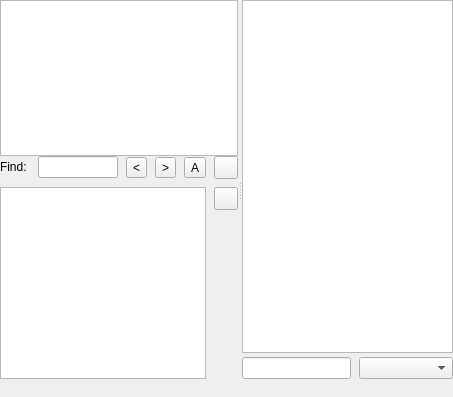
<?xml version="1.0" encoding="UTF-8"?>
<ui version="4.0">
 <class>UIHubFrame</class>
 <widget class="QWidget" name="UIHubFrame">
  <property name="geometry">
   <rect>
    <x>0</x>
    <y>0</y>
    <width>453</width>
    <height>397</height>
   </rect>
  </property>
  <property name="windowTitle">
   <string notr="true"/>
  </property>
  <layout class="QVBoxLayout" name="verticalLayout_4">
   <property name="spacing">
    <number>4</number>
   </property>
   <property name="leftMargin">
    <number>0</number>
   </property>
   <property name="topMargin">
    <number>0</number>
   </property>
   <property name="rightMargin">
    <number>0</number>
   </property>
   <property name="bottomMargin">
    <number>0</number>
   </property>
   <item>
    <widget class="QSplitter" name="splitter_2">
     <property name="sizePolicy">
      <sizepolicy hsizetype="Expanding" vsizetype="Expanding">
       <horstretch>0</horstretch>
       <verstretch>0</verstretch>
      </sizepolicy>
     </property>
     <property name="orientation">
      <enum>Qt::Horizontal</enum>
     </property>
     <widget class="QWidget" name="layoutWidget">
      <layout class="QVBoxLayout" name="verticalLayout_3">
       <property name="spacing">
        <number>4</number>
       </property>
       <property name="leftMargin">
        <number>0</number>
       </property>
       <property name="topMargin">
        <number>0</number>
       </property>
       <property name="rightMargin">
        <number>0</number>
       </property>
       <property name="bottomMargin">
        <number>0</number>
       </property>
       <item>
         <layout class="QVBoxLayout" name="verticalLayout">
         <property name="spacing">
          <number>0</number>
         </property>
         <property name="topMargin">
          <number>0</number>
         </property>
         <property name="bottomMargin">
          <number>0</number>
         </property>
         <item>
          <widget class="QTextEdit" name="textEdit_CHAT">
           <property name="focusPolicy">
            <enum>Qt::ClickFocus</enum>
           </property>
           <property name="contextMenuPolicy">
            <enum>Qt::CustomContextMenu</enum>
           </property>
           <property name="acceptDrops">
            <bool>false</bool>
           </property>
           <property name="undoRedoEnabled">
            <bool>false</bool>
           </property>
           <property name="html">
            <string notr="true">&lt;!DOCTYPE HTML PUBLIC &quot;-//W3C//DTD HTML 4.0//EN&quot; &quot;http://www.w3.org/TR/REC-html40/strict.dtd&quot;&gt;
&lt;html&gt;&lt;head&gt;&lt;meta name=&quot;qrichtext&quot; content=&quot;1&quot; /&gt;&lt;style type=&quot;text/css&quot;&gt;
p, li { white-space: pre-wrap; }
&lt;/style&gt;&lt;/head&gt;&lt;body style=&quot; font-family:'Noto Sans'; font-size:10pt; font-weight:400; font-style:normal;&quot;&gt;
&lt;p style=&quot;-qt-paragraph-type:empty; margin-top:0px; margin-bottom:0px; margin-left:0px; margin-right:0px; -qt-block-indent:0; text-indent:0px;&quot;&gt;&lt;br /&gt;&lt;/p&gt;&lt;/body&gt;&lt;/html&gt;</string>
           </property>
          </widget>
         </item>
         <item>
          <widget class="QFrame" name="searchFrame">
           <property name="sizePolicy">
            <sizepolicy hsizetype="Preferred" vsizetype="Preferred">
             <horstretch>0</horstretch>
             <verstretch>0</verstretch>
            </sizepolicy>
           </property>
           <property name="frameShape">
            <enum>QFrame::NoFrame</enum>
           </property>
           <property name="frameShadow">
            <enum>QFrame::Plain</enum>
           </property>
           <property name="lineWidth">
            <number>0</number>
           </property>
           <layout class="QHBoxLayout" name="horizontalLayout">
            <property name="spacing">
             <number>8</number>
            </property>
            <property name="leftMargin">
             <number>0</number>
            </property>
            <property name="topMargin">
             <number>0</number>
            </property>
            <property name="rightMargin">
             <number>0</number>
            </property>
            <property name="bottomMargin">
             <number>0</number>
            </property>
            <item alignment="Qt::AlignVCenter">
             <widget class="QLabel" name="label">
              <property name="text">
               <string>Find: </string>
              </property>
             </widget>
            </item>
            <item alignment="Qt::AlignVCenter">
             <widget class="LineEdit" name="lineEdit_FIND">
              <property name="alignment">
               <set>Qt::AlignLeading|Qt::AlignLeft|Qt::AlignVCenter</set>
              </property>
             </widget>
            </item>
            <item alignment="Qt::AlignVCenter">
             <widget class="QToolButton" name="toolButton_BACK">
              <property name="toolTip">
               <string>Previous (Shift+F3)</string>
              </property>
              <property name="text">
               <string notr="true">&lt;</string>
              </property>
              <property name="shortcut">
               <string>Shift+F3</string>
              </property>
             </widget>
            </item>
            <item alignment="Qt::AlignVCenter">
             <widget class="QToolButton" name="toolButton_FORWARD">
              <property name="toolTip">
               <string>Next (F3)</string>
              </property>
              <property name="text">
               <string notr="true">&gt;</string>
              </property>
              <property name="shortcut">
               <string>F3</string>
              </property>
             </widget>
            </item>
            <item alignment="Qt::AlignVCenter">
             <widget class="QToolButton" name="toolButton_ALL">
              <property name="toolTip">
               <string>Highlight all</string>
              </property>
              <property name="text">
               <string notr="true">A</string>
              </property>
              <property name="checkable">
               <bool>true</bool>
              </property>
              <property name="checked">
               <bool>false</bool>
              </property>
             </widget>
            </item>
            <item alignment="Qt::AlignVCenter">
             <widget class="QToolButton" name="toolButton_HIDE">
              <property name="toolTip">
               <string>Hide search panel (Ctrl+F)</string>
              </property>
              <property name="text">
               <string notr="true"/>
              </property>
             </widget>
            </item>
           </layout>
          </widget>
         </item>
        </layout>
       </item>
       <item>
        <widget class="QFrame" name="frame_SMILES">
         <property name="sizePolicy">
          <sizepolicy hsizetype="Preferred" vsizetype="Preferred">
           <horstretch>0</horstretch>
           <verstretch>0</verstretch>
          </sizepolicy>
         </property>
         <property name="frameShape">
          <enum>QFrame::StyledPanel</enum>
         </property>
         <property name="frameShadow">
          <enum>QFrame::Raised</enum>
         </property>
        </widget>
       </item>
       <item>
        <widget class="QFrame" name="frame_INPUT">
         <property name="sizePolicy">
          <sizepolicy hsizetype="Preferred" vsizetype="Preferred">
           <horstretch>0</horstretch>
           <verstretch>0</verstretch>
          </sizepolicy>
         </property>
         <property name="frameShape">
          <enum>QFrame::NoFrame</enum>
         </property>
         <property name="frameShadow">
          <enum>QFrame::Raised</enum>
         </property>
         <layout class="QGridLayout" name="gridLayout">
          <property name="horizontalSpacing">
           <number>8</number>
          </property>
          <property name="verticalSpacing">
           <number>0</number>
          </property>
          <property name="leftMargin">
           <number>0</number>
          </property>
          <property name="topMargin">
           <number>0</number>
          </property>
          <property name="rightMargin">
           <number>0</number>
          </property>
          <property name="bottomMargin">
           <number>0</number>
          </property>
          <item row="0" column="1" alignment="Qt::AlignTop">
           <widget class="QToolButton" name="toolButton_SMILE">
            <property name="text">
             <string notr="true"/>
            </property>
           </widget>
          </item>
          <item row="0" column="0">
           <widget class="ChatEdit" name="plainTextEdit_INPUT">
            <property name="sizePolicy">
             <sizepolicy hsizetype="Expanding" vsizetype="Fixed">
              <horstretch>1</horstretch>
              <verstretch>0</verstretch>
             </sizepolicy>
            </property>
           </widget>
          </item>
         </layout>
        </widget>
       </item>
      </layout>
     </widget>
     <widget class="QWidget" name="layoutWidget_1">
      <layout class="QVBoxLayout" name="verticalLayout_2">
       <property name="spacing">
        <number>4</number>
       </property>
       <property name="leftMargin">
        <number>0</number>
       </property>
       <property name="topMargin">
        <number>0</number>
       </property>
       <property name="rightMargin">
        <number>0</number>
       </property>
       <property name="bottomMargin">
        <number>0</number>
       </property>
       <item>
        <widget class="QTreeView" name="treeView_USERS">
         <property name="sizePolicy">
          <sizepolicy hsizetype="Preferred" vsizetype="Expanding">
           <horstretch>0</horstretch>
           <verstretch>0</verstretch>
          </sizepolicy>
         </property>
         <property name="editTriggers">
          <set>QAbstractItemView::NoEditTriggers</set>
         </property>
         <property name="showDropIndicator" stdset="0">
          <bool>false</bool>
         </property>
         <property name="alternatingRowColors">
          <bool>true</bool>
         </property>
         <property name="selectionMode">
          <enum>QAbstractItemView::ExtendedSelection</enum>
         </property>
         <property name="rootIsDecorated">
          <bool>false</bool>
         </property>
         <property name="uniformRowHeights">
          <bool>true</bool>
         </property>
         <property name="itemsExpandable">
          <bool>false</bool>
         </property>
         <property name="sortingEnabled">
          <bool>true</bool>
         </property>
         <property name="expandsOnDoubleClick">
          <bool>false</bool>
         </property>
        </widget>
       </item>
       <item>
        <layout class="QHBoxLayout" name="horizontalLayout_2">
         <property name="spacing">
          <number>8</number>
         </property>
         <item alignment="Qt::AlignVCenter">
          <widget class="LineEdit" name="lineEdit_FILTER">
           <property name="sizePolicy">
            <sizepolicy hsizetype="Expanding" vsizetype="Fixed">
             <horstretch>1</horstretch>
             <verstretch>0</verstretch>
            </sizepolicy>
           </property>
          </widget>
         </item>
         <item alignment="Qt::AlignVCenter">
          <widget class="QComboBox" name="comboBox_COLUMNS">
           <property name="sizePolicy">
            <sizepolicy hsizetype="Minimum" vsizetype="Fixed">
             <horstretch>0</horstretch>
             <verstretch>0</verstretch>
            </sizepolicy>
           </property>
           <property name="minimumContentsLength">
            <number>8</number>
           </property>
          </widget>
         </item>
        </layout>
       </item>
      </layout>
     </widget>
    </widget>
   </item>
   <item>
    <layout class="QHBoxLayout" name="horizontalLayout_3">
     <property name="spacing">
      <number>8</number>
     </property>
     <property name="leftMargin">
      <number>0</number>
     </property>
     <property name="topMargin">
      <number>0</number>
     </property>
     <property name="rightMargin">
      <number>0</number>
     </property>
     <property name="bottomMargin">
      <number>0</number>
     </property>
     <item>
      <widget class="QLabel" name="label_LAST_STATUS">
       <property name="sizePolicy">
        <sizepolicy hsizetype="Expanding" vsizetype="Minimum">
         <horstretch>0</horstretch>
         <verstretch>0</verstretch>
        </sizepolicy>
       </property>
       <property name="maximumSize">
        <size>
         <width>16777215</width>
         <height>16777215</height>
        </size>
       </property>
       <property name="toolTip">
        <string>Last status message on hub</string>
       </property>
       <property name="text">
        <string/>
       </property>
       <property name="scaledContents">
        <bool>false</bool>
       </property>
       <property name="alignment">
        <set>Qt::AlignLeading|Qt::AlignLeft|Qt::AlignVCenter</set>
       </property>
       <property name="wordWrap">
        <bool>true</bool>
       </property>
       <property name="openExternalLinks">
        <bool>false</bool>
       </property>
      </widget>
     </item>
     <item>
      <widget class="QLabel" name="label_USERSTATE">
       <property name="sizePolicy">
        <sizepolicy hsizetype="Preferred" vsizetype="Minimum">
         <horstretch>0</horstretch>
         <verstretch>0</verstretch>
        </sizepolicy>
       </property>
       <property name="text">
        <string/>
       </property>
       <property name="textFormat">
        <enum>Qt::AutoText</enum>
       </property>
       <property name="scaledContents">
        <bool>false</bool>
       </property>
       <property name="alignment">
        <set>Qt::AlignRight|Qt::AlignTrailing|Qt::AlignVCenter</set>
       </property>
       <property name="wordWrap">
        <bool>false</bool>
       </property>
      </widget>
     </item>
    </layout>
   </item>
  </layout>
 </widget>
 <customwidgets>
  <customwidget>
   <class>LineEdit</class>
   <extends>QLineEdit</extends>
   <header>LineEdit.h</header>
  </customwidget>
  <customwidget>
   <class>ChatEdit</class>
   <extends>QPlainTextEdit</extends>
   <header>ChatEdit.h</header>
  </customwidget>
 </customwidgets>
 <resources/>
 <connections/>
</ui>
